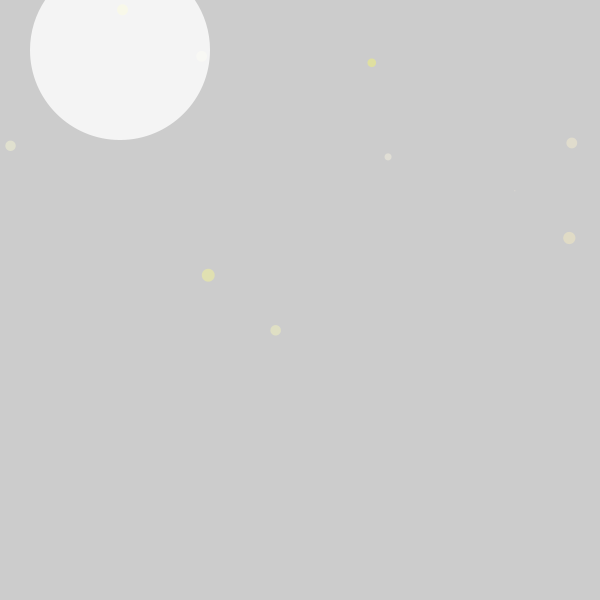
Frame 1 (no input)
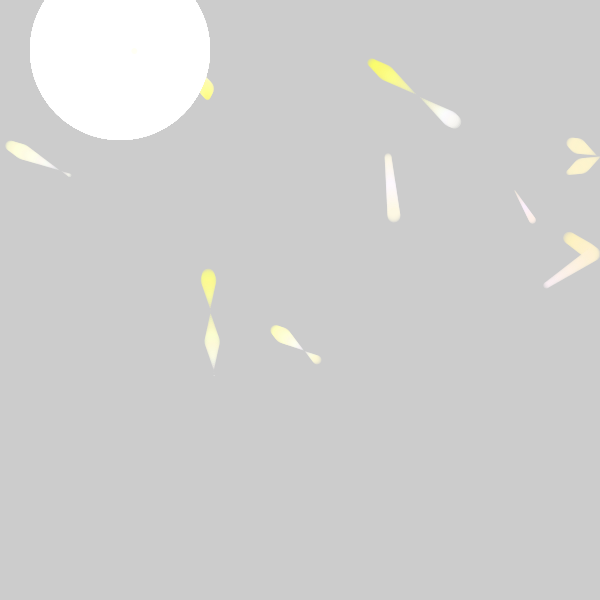
Frame 60 (the mouse pressed at the canvas centre just before this capture)
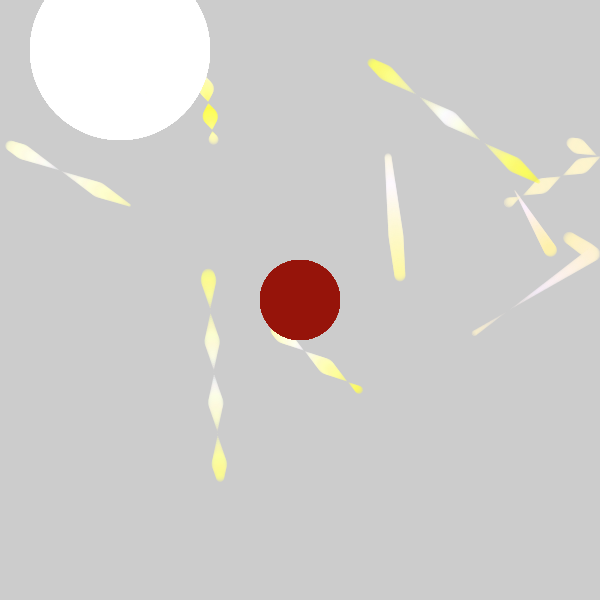
Frame 120 (the mouse held since frame 60 and released just before this capture)

The Processing sketch that drew these frames (run headless with seeded random() and noise(); from frame 60 on, the mouse is pressed at the canvas centre):

// Processing sketch: pra2
// ── pra2.pde
/////Sunny///////
Shape[] s = new Shape[10]; 
class Shape { //class
  float x;//横方向の位置座標
  float y;//縦方向の位置座標
  float dx; //横方向の移動速度
  float dy; //縦方向の異動速度
  float d; //直径
  float ds; //直径の拡大速度
  int r;//赤色
  int g;//緑色
  int b;//青色;
  int dr; //赤色の変更速度
  int dg; //緑色の変更速度
  int db; //青色の変更速度

    //オブジェクトを作る関数
    Shape(float nd,int nr, int ng, int nb,float ndx, float ndy,float nds,int ndr, int ndg,int ndb) {
        //属性の初期化. 1.直径,2-4.RGB初期値,5.x方向の移動速度,6.y方向の移動速度,7.直径の拡大速度,8-10.RGBの変更速度
        x = random(width);
        y = random(height);
        d = nd; //直径
        r = nr; //赤の初期値
        g = ng; //緑の初期値
        b = nb; //青の初期値
        dx = ndx; //横方向の移動速度
        dy = ndy; //縦方向の移動速度
        ds = nds; //直径の拡大速度
        dr = ndr; //赤の変更速度
        dg = ndg; //緑の変更速度
        db = ndb; //青の変更速度
    }

void move(float nx, float ny, float nd,int nr,int ng,int nb) { //指定位置まで移動
  //移動
  x = nx;
  y = ny;
  d = nd;
  r = nr;
  g = ng;
  b = nb;
  //もし円が画面の壁に当たったら，移動方向を逆転
  if (x > width - (d/2) || x < (d/2)) dx = -dx;
  if (y > height - (d/2) || y < (d/2)) dy = -dy;
  //もし円のサイズが大きくなったら，拡大方向を逆転
  if (d > 15.0 || d < 0.1) ds = -ds;
  //もし色のサイズが大きくなったら，拡大方向を逆転
  if(r<=252 || 255 < r) dr = -dr;
  if(g<=250 || 255 < g) dg = -dg;
  if(b<=70 || 255 < b) db = -db;
  //表現
  noStroke();
  fill(r,g,b,100);
  ellipse(x, y, d,d); 
  }
}

void setup() { //準備
  size (600,600);
  noCursor();
  s[0] = new Shape(7,255,248,226,0.1,1.0,0.1,1,1,1); //最初のオブジェクトを作る
  s[1] = new Shape(10,255,245,206,1.0,0.5,0.8,2,1,0); //2つめを作る
  s[2] = new Shape(1,253,240,221,0.3,0.5,0.1,1,2,1); //3つめを作る
  s[3] = new Shape(10,252,251,181,0.7,0.5,0.5,1,1,2); //4つめを作る
  s[4] = new Shape(10,255,250,199,0.1,0.7,0.8,1,1,3); //5つめを作る
  s[5] = new Shape(10,253,251,79,0.2,0.7,1.0,1,2,1); //6つめを作る
  s[6] = new Shape(12,255,254,132,0.1,1.7,0.9,2,1,2); //7つめを作る
  s[7] = new Shape(8,252,252,89,1.4,1.0,0.7,0,1,3); //8つめを作る
  s[8] = new Shape(12,254,241,188,1.2,0.8,0.2,1,2,1); //9つめを作る
  s[9] = new Shape(10,255,255,210,1.0,0.5,0.4,1,1,1); //10つめを作る

}


void draw() { 
  if (mousePressed) {
fill(150,20,10);
ellipse(mouseX, mouseY, 80, 80);
  }
//     background(4,21,41);
    for (int i = 0; i < 10; i++) {    
      s[i].move(s[i].x + s[i].dx, s[i].y + s[i].dy,s[i].d + s[i].ds,s[i].r + s[i].dr,s[i].g + s[i].dg,s[i].b + s[i].db);
    }
    noStroke();
    fill(255,255,255,200);
    ellipse(width/5,height/12,180,180);
 }
int count = 1;




void keyPressed() {


  if(key == 'p' || key == 'P') {


    String path  = System.getProperty("user.home") + "/Desktop" + count + ".jpg";

    save(path);

    count++;
    println("screen saved." + path); 
  }
}
